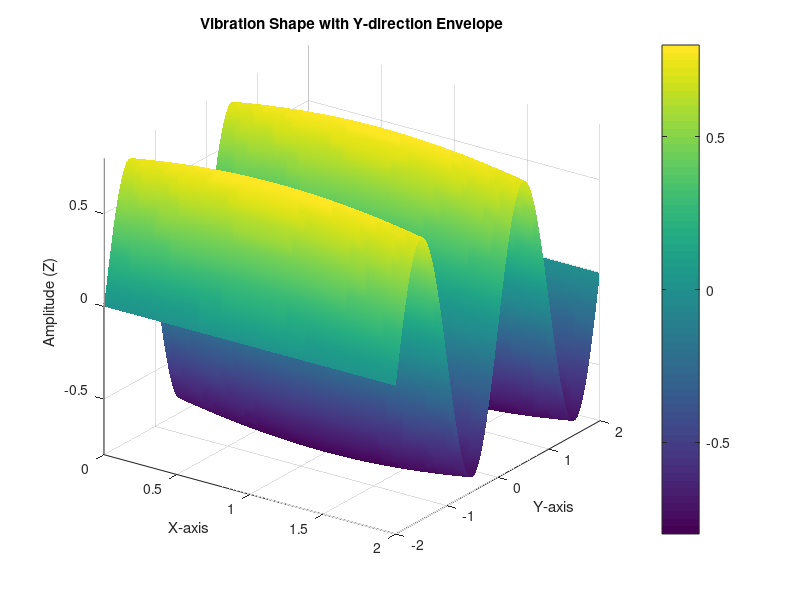

Source code (MATLAB):
clc;clear
%% 1. 定义振型函数的参数
% --- x 方向的正弦波参数 ---
A1 = 0.8;      % 基础振幅 (最大值)
w1 = pi;       % x方向的角频率 (控制x方向有几个半波)
phi = 0;       % x方向的相位移
x0=1;

% --- y 方向的包络函数定义 ---
% 我们需要定义y的范围，因为包络通常与边界有关
y_min = -2;
y_max = 2;
L_y = y_max - y_min; % y方向的跨度

% 定义一个抛物线包络函数。
% 这个函数在 y = y_min 和 y = y_max 时为0，在 y 的中点处为 1。
% 这样的形状模拟了像吉他弦或简支梁的振动包络。
envelope = @(y) 1 - ((y - (y_min + L_y/2)) / (L_y/2)).^2;
% 你也可以尝试其他包络, 比如高斯包络:
% envelope = @(y) exp(-((y - (y_min + L_y/2)).^2) / 2);

% --- 组合成最终的振型函数 ---
target_shape1 = @(x,y) A1 * sin(w1 * x - phi) .* envelope(y);

vortex_control_shape = @(x,y) A1 * exp(-((x-x0)/pi).^2) .* sin(w1*y);
%% 2. 创建绘图网格
x_min = 0;
x_max = 2;
num_points_x = 100;
num_points_y = 100;
x_vec = linspace(x_min, x_max, num_points_x);
y_vec = linspace(y_min, y_max, num_points_y); 

% 使用 meshgrid 创建二维网格坐标
[X, Y] = meshgrid(x_vec, y_vec);
%% 3. 计算网格上每个点的 Z 值
Z = vortex_control_shape(X, Y);
%% 4. 绘制三维曲面图
figure('Name', 'Vibration Mode Shape with Envelope', 'NumberTitle', 'off');
surf(X, Y, Z);
% --- 图形美化 ---
title('Vibration Shape with Y-direction Envelope');
xlabel('X-axis');
ylabel('Y-axis');
zlabel('Amplitude (Z)');
colorbar;
shading interp;
view(35, 25); % 调整视角
grid on;
axis tight; % 让图形充满坐标轴
